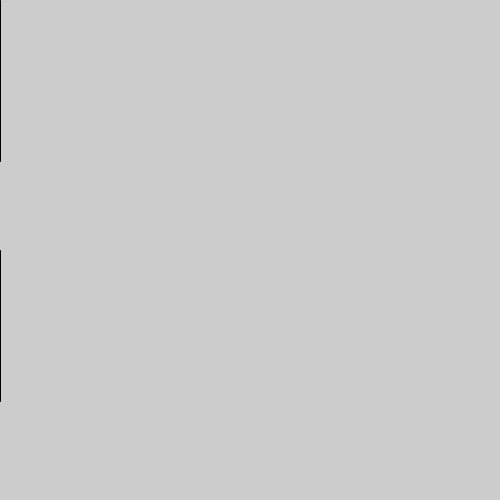
Frame 1 (no input)
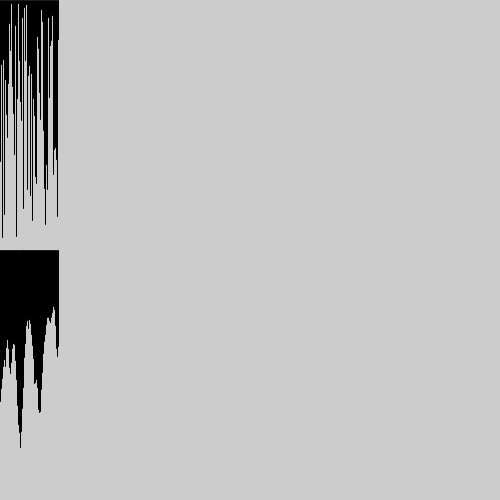
Frame 60 (the mouse pressed at the canvas centre just before this capture)
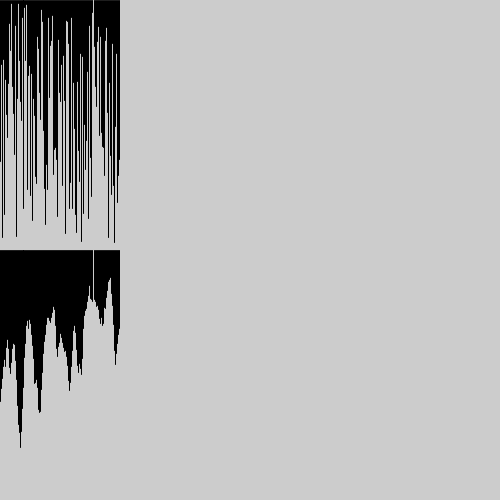
Frame 120 (the mouse held since frame 60 and released just before this capture)

The Processing sketch that drew these frames (run headless with seeded random() and noise(); from frame 60 on, the mouse is pressed at the canvas centre):

// Processing sketch: noise01
// ── noise01.pde
float tempo = 0; // declarando a variável global tempo e inicializando com 0

void setup() {
  size(500, 500); // define o tamanho da tela em pixels. Largura X Altura
}

void draw() {
  // desenha uma linha do topo da tela até um número sorteado entre 0 e Altura/2
  // números sorteados pela função random
  line(tempo * 10, 0, tempo * 10, height/2 * random(1));
  // desenha uma linha do meio da tela até um número sorteado entre Altura/2 e Altura
  // números sorteados pela função noise
  line(tempo * 10, height/2, tempo * 10, height/2 + height/2 * noise(tempo));
  // incrementa o tempo a cada frame
  tempo += 0.1;
}
